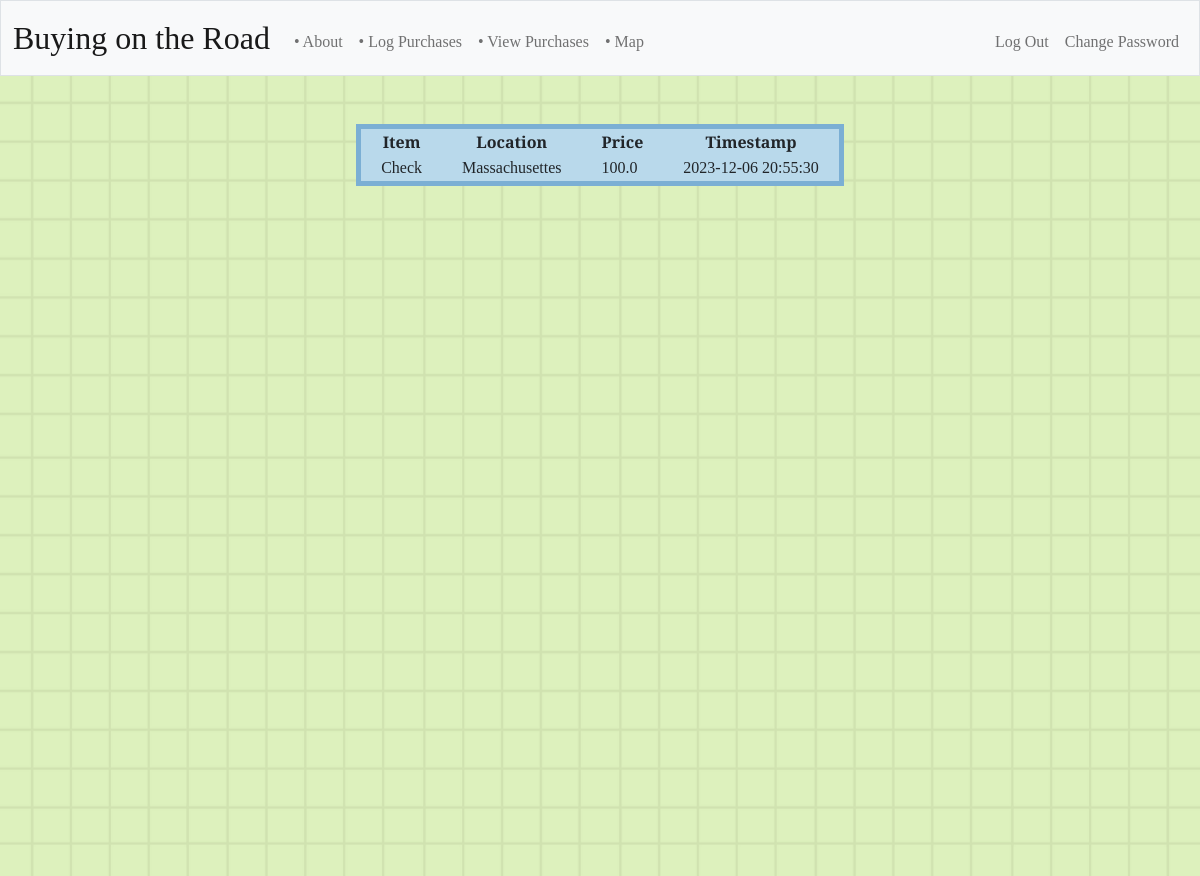
Before: /view_purchases (signed in) with the older database file.
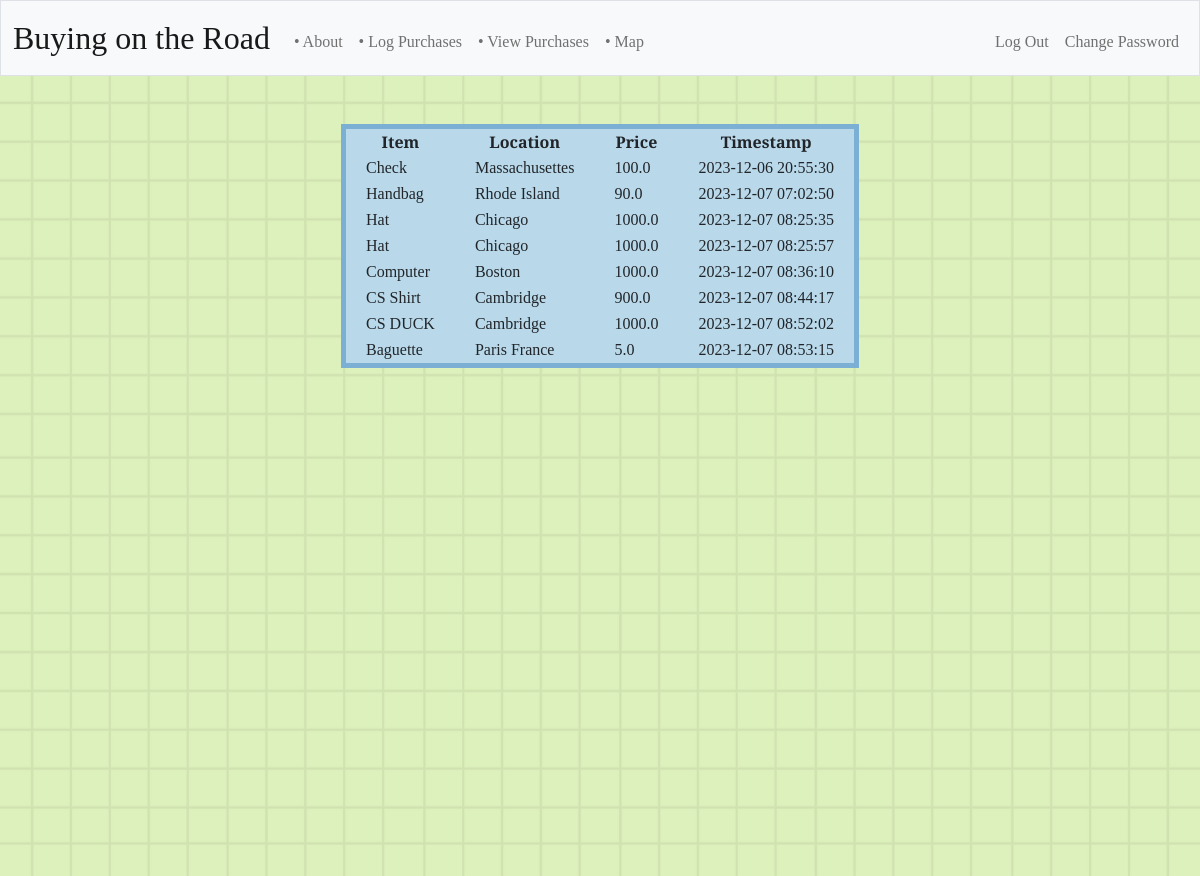
After: the same page with the newer database file.
### tables this page shows
CREATE TABLE purchases (
            id INTEGER PRIMARY KEY,
            user_id INTEGER NOT NULL,
            item TEXT NOT NULL,
            location INTEGER NOT NULL,
            price REAL NOT NULL,
            timestamp DATETIME DEFAULT
        CURRENT_TIMESTAMP, latitude REAL, longitude REAL);

### app.py (the view)
@app.route("/view_purchases")
@login_required
def view_purchases():
    user_id = session["user_id"]
    purchases = db.execute("SELECT * FROM purchases WHERE user_id = ?", user_id)
    return render_template("view_purchases.html", purchases=purchases)

### app.py (called while the page is built)
@app.after_request
def after_request(response):
    response.headers["Cache-Control"] = "no-cache, no-store, must-revalidate"
    response.headers["Expires"] = 0
    response.headers["Pragma"] = "no-cache"
    return response

### helpers.py (called while the page is built)
def login_required(f):
    @wraps(f)
    def decorated_function(*args, **kwargs):
        if session.get("user_id") is None:
            return redirect("/login")
        return f(*args, **kwargs)
    return decorated_function

### templates/view_purchases.html
{% extends "layout.html" %}
{% block main %}
<table class="table-center">
    <div class="purchases-table">
    <thead>
        <tr>
            <th class="table-th">Item</th>
            <th class="table-th">Location</th>
            <th class="table-th">Price</th>
            <th class="table-th">Timestamp</th>
        </tr>
    </thead>
    <tbody>
        {% for purchase in purchases %}
        <tr>
            <td class="table-td">{{ purchase.item }}</td>
            <td class="table-td">{{ purchase.location }}</td>
            <td class="table-td">{{ purchase.price }}</td>
            <td class="table-td">{{ purchase.timestamp }}</td>
        </tr>
        {% endfor %}
    </tbody>
</div>
</table>
{% endblock %}

### templates/layout.html (shortened to what this page needs)
<!DOCTYPE html>
<html lang="en">
    <head>
        <link href="https://cdn.jsdelivr.net/npm/bootstrap@5.1.3/dist/css/bootstrap.min.css" rel="stylesheet">
        <link href="https://cdn.jsdelivr.net/npm/bootstrap@5.3.2/dist/css/bootstrap.min.css" rel="stylesheet">
        <link href="/static/styles.css" rel="stylesheet">
    </head>
    <body>
        <div class="background-image">
            <nav class="bg-light border navbar navbar-expand-md navbar-light">
                <div class="container-fluid">
                    <a class="navbar-brand" href="/">Buying on the Road</a>
                    <div class="collapse navbar-collapse" id="navbar">
                        {% if session["user_id"] %}
                            <ul class="navbar-nav me-auto mt-2">
                                <li class="nav-item"><a class="nav-link" href="/">• About</a></li>
                                <li class="nav-item"><a class="nav-link" href="/log_purchase">• Log Purchases</a></li>
                            <li class="nav-item"><a class="nav-link" href="/view_purchases">• View Purchases</a></li>
                                <li class="nav-item"><a class="nav-link" href="/map">• Map</a></li>
                            </ul>
                            <ul class="navbar-nav ms-auto mt-2">
                                <li class="nav-item"><a class="nav-link" href="/logout">Log Out</a></li>
                                <li class="nav-item"><a class="nav-link" href="/change_password">Change Password</a></li>
                            </ul>
                        {% else %}
                            <ul class="navbar-nav ms-auto mt-2">
                                <li class="nav-item"><a class="nav-link" href="/register">Register</a></li>
                                <li class="nav-item"><a class="nav-link" href="/login">Log In</a></li>
                            </ul>
                        {% endif %}
                    </div>
                </div>
            </nav>
            <main class="container-fluid py-5 text-center">
                {% block main %}{% endblock %}
            </main>
        </div>
        </body>
</html>

### static/styles.css (style rules this page uses)
body, html { height: 100%; margin: 0; padding: 0; }
body { background-image: url('/static/background.png'); background-size: cover; background-position: center; background-attachment: fixed; }
nav .navbar-brand { font-size: xx-large; font-family: 'Hedvig Letters Serif', serif; }
.nav-item, h1, h2 { font-family: 'Hedvig Letters Serif', serif; }
p, button, label, input, td, th { font-family: 'Libre Baskerville', serif; }
.background-image { background-image: url('/static/background.png'); background-size: cover; background-position: center; background-attachment: fixed; }
.container-fluid.py-5.text-center { min-height: 100vh; }
th, td { padding-right: 20px; padding-left: 20px; }
td { text-align: left; }
.table-center { margin-left: auto; margin-right: auto; background-color: #B9D9EB; border-style: solid; border-width: 5px; border-color: #7BAFD4; }

Changed rows visible on the page:
added purchases: item "Handbag", location "Rhode Island", price "90.0", timestamp "2023-12-07 07:02:50"
added purchases: item "Hat", location "Chicago", price "1000.0", timestamp "2023-12-07 08:25:35"
added purchases: item "Hat", location "Chicago", price "1000.0", timestamp "2023-12-07 08:25:57"
added purchases: item "Computer", location "Boston", price "1000.0", timestamp "2023-12-07 08:36:10"
added purchases: item "CS Shirt", location "Cambridge", price "900.0", timestamp "2023-12-07 08:44:17"
added purchases: item "CS DUCK", location "Cambridge", price "1000.0", timestamp "2023-12-07 08:52:02"
added purchases: item "Baguette", location "Paris France", price "5.0", timestamp "2023-12-07 08:53:15"
